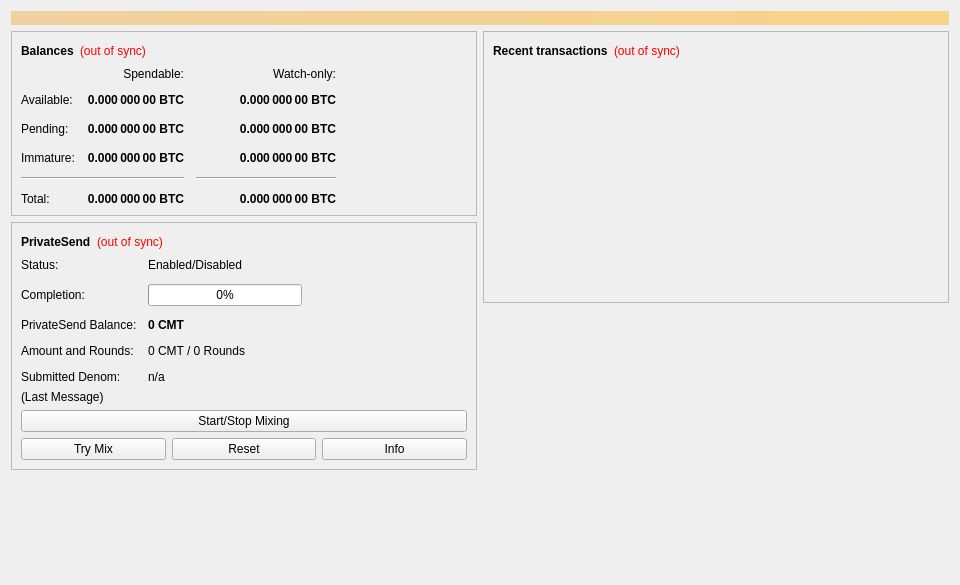
<?xml version="1.0" encoding="UTF-8"?>
<ui version="4.0">
 <class>OverviewPage</class>
 <widget class="QWidget" name="OverviewPage">
  <property name="geometry">
   <rect>
    <x>0</x>
    <y>0</y>
    <width>960</width>
    <height>585</height>
   </rect>
  </property>
  <property name="minimumSize">
   <size>
    <width>960</width>
    <height>0</height>
   </size>
  </property>
  <property name="windowTitle">
   <string>Form</string>
  </property>
  <layout class="QVBoxLayout" name="topLayout">
   <item>
    <widget class="QLabel" name="labelAlerts">
     <property name="visible">
      <bool>false</bool>
     </property>
     <property name="styleSheet">
      <string notr="true">QLabel { background-color: qlineargradient(x1: 0, y1: 0, x2: 1, y2: 0, stop:0 #F0D0A0, stop:1 #F8D488); color:#000000; }</string>
     </property>
     <property name="wordWrap">
      <bool>true</bool>
     </property>
     <property name="margin">
      <number>3</number>
     </property>
     <property name="textInteractionFlags">
      <set>Qt::TextSelectableByMouse</set>
     </property>
    </widget>
   </item>
   <item>
    <layout class="QHBoxLayout" name="horizontalLayout" stretch="1,1">
     <item>
      <layout class="QVBoxLayout" name="verticalLayout_2">
       <item>
        <widget class="QFrame" name="frame">
         <property name="frameShape">
          <enum>QFrame::StyledPanel</enum>
         </property>
         <property name="frameShadow">
          <enum>QFrame::Raised</enum>
         </property>
         <layout class="QVBoxLayout" name="verticalLayout_4">
          <item>
           <layout class="QHBoxLayout" name="horizontalLayout_4">
            <item>
             <widget class="QLabel" name="label_5">
              <property name="font">
               <font>
                <weight>75</weight>
                <bold>true</bold>
               </font>
              </property>
              <property name="text">
               <string>Balances</string>
              </property>
             </widget>
            </item>
            <item>
             <widget class="QLabel" name="labelWalletStatus">
              <property name="toolTip">
               <string>The displayed information may be out of date. Your wallet automatically synchronizes with the Community network after a connection is established, but this process has not completed yet.</string>
              </property>
              <property name="styleSheet">
               <string notr="true">QLabel { color: red; }</string>
              </property>
              <property name="text">
               <string notr="true">(out of sync)</string>
              </property>
              <property name="alignment">
               <set>Qt::AlignLeading|Qt::AlignLeft|Qt::AlignVCenter</set>
              </property>
             </widget>
            </item>
            <item>
             <spacer name="horizontalSpacer_3">
              <property name="orientation">
               <enum>Qt::Horizontal</enum>
              </property>
              <property name="sizeHint" stdset="0">
               <size>
                <width>40</width>
                <height>20</height>
               </size>
              </property>
             </spacer>
            </item>
           </layout>
          </item>
          <item>
           <layout class="QGridLayout" name="gridLayout">
            <property name="spacing">
             <number>12</number>
            </property>
            <item row="2" column="2">
             <widget class="QLabel" name="labelWatchPending">
              <property name="font">
               <font>
                <weight>75</weight>
                <bold>true</bold>
               </font>
              </property>
              <property name="cursor">
               <cursorShape>IBeamCursor</cursorShape>
              </property>
              <property name="toolTip">
               <string>Unconfirmed transactions to watch-only addresses</string>
              </property>
              <property name="text">
               <string notr="true">0.000 000 00 BTC</string>
              </property>
              <property name="alignment">
               <set>Qt::AlignRight|Qt::AlignTrailing|Qt::AlignVCenter</set>
              </property>
              <property name="textInteractionFlags">
               <set>Qt::LinksAccessibleByMouse|Qt::TextSelectableByKeyboard|Qt::TextSelectableByMouse</set>
              </property>
             </widget>
            </item>
            <item row="2" column="1">
             <widget class="QLabel" name="labelUnconfirmed">
              <property name="font">
               <font>
                <weight>75</weight>
                <bold>true</bold>
               </font>
              </property>
              <property name="cursor">
               <cursorShape>IBeamCursor</cursorShape>
              </property>
              <property name="toolTip">
               <string>Total of transactions that have yet to be confirmed, and do not yet count toward the spendable balance</string>
              </property>
              <property name="text">
               <string notr="true">0.000 000 00 BTC</string>
              </property>
              <property name="alignment">
               <set>Qt::AlignRight|Qt::AlignTrailing|Qt::AlignVCenter</set>
              </property>
              <property name="textInteractionFlags">
               <set>Qt::LinksAccessibleByMouse|Qt::TextSelectableByKeyboard|Qt::TextSelectableByMouse</set>
              </property>
             </widget>
            </item>
            <item row="3" column="2">
             <widget class="QLabel" name="labelWatchImmature">
              <property name="font">
               <font>
                <weight>75</weight>
                <bold>true</bold>
               </font>
              </property>
              <property name="cursor">
               <cursorShape>IBeamCursor</cursorShape>
              </property>
              <property name="toolTip">
               <string>Mined balance in watch-only addresses that has not yet matured</string>
              </property>
              <property name="text">
               <string notr="true">0.000 000 00 BTC</string>
              </property>
              <property name="alignment">
               <set>Qt::AlignRight|Qt::AlignTrailing|Qt::AlignVCenter</set>
              </property>
              <property name="textInteractionFlags">
               <set>Qt::LinksAccessibleByMouse|Qt::TextSelectableByKeyboard|Qt::TextSelectableByMouse</set>
              </property>
             </widget>
            </item>
            <item row="4" column="0" colspan="2">
             <widget class="Line" name="lineSpendableBalance">
              <property name="orientation">
               <enum>Qt::Horizontal</enum>
              </property>
             </widget>
            </item>
            <item row="4" column="2">
             <widget class="Line" name="lineWatchBalance">
              <property name="sizePolicy">
               <sizepolicy hsizetype="Preferred" vsizetype="Fixed">
                <horstretch>0</horstretch>
                <verstretch>0</verstretch>
               </sizepolicy>
              </property>
              <property name="minimumSize">
               <size>
                <width>140</width>
                <height>0</height>
               </size>
              </property>
              <property name="orientation">
               <enum>Qt::Horizontal</enum>
              </property>
             </widget>
            </item>
            <item row="5" column="0">
             <widget class="QLabel" name="labelTotalText">
              <property name="text">
               <string>Total:</string>
              </property>
             </widget>
            </item>
            <item row="3" column="1">
             <widget class="QLabel" name="labelImmature">
              <property name="font">
               <font>
                <weight>75</weight>
                <bold>true</bold>
               </font>
              </property>
              <property name="cursor">
               <cursorShape>IBeamCursor</cursorShape>
              </property>
              <property name="toolTip">
               <string>Mined balance that has not yet matured</string>
              </property>
              <property name="text">
               <string notr="true">0.000 000 00 BTC</string>
              </property>
              <property name="alignment">
               <set>Qt::AlignRight|Qt::AlignTrailing|Qt::AlignVCenter</set>
              </property>
              <property name="textInteractionFlags">
               <set>Qt::LinksAccessibleByMouse|Qt::TextSelectableByKeyboard|Qt::TextSelectableByMouse</set>
              </property>
             </widget>
            </item>
            <item row="2" column="3">
             <spacer name="horizontalSpacer_2">
              <property name="orientation">
               <enum>Qt::Horizontal</enum>
              </property>
              <property name="sizeHint" stdset="0">
               <size>
                <width>40</width>
                <height>20</height>
               </size>
              </property>
             </spacer>
            </item>
            <item row="3" column="0">
             <widget class="QLabel" name="labelImmatureText">
              <property name="text">
               <string>Immature:</string>
              </property>
             </widget>
            </item>
            <item row="5" column="1">
             <widget class="QLabel" name="labelTotal">
              <property name="font">
               <font>
                <weight>75</weight>
                <bold>true</bold>
               </font>
              </property>
              <property name="cursor">
               <cursorShape>IBeamCursor</cursorShape>
              </property>
              <property name="toolTip">
               <string>Your current total balance</string>
              </property>
              <property name="text">
               <string notr="true">0.000 000 00 BTC</string>
              </property>
              <property name="alignment">
               <set>Qt::AlignRight|Qt::AlignTrailing|Qt::AlignVCenter</set>
              </property>
              <property name="textInteractionFlags">
               <set>Qt::LinksAccessibleByMouse|Qt::TextSelectableByKeyboard|Qt::TextSelectableByMouse</set>
              </property>
             </widget>
            </item>
            <item row="5" column="2">
             <widget class="QLabel" name="labelWatchTotal">
              <property name="font">
               <font>
                <weight>75</weight>
                <bold>true</bold>
               </font>
              </property>
              <property name="cursor">
               <cursorShape>IBeamCursor</cursorShape>
              </property>
              <property name="toolTip">
               <string>Current total balance in watch-only addresses</string>
              </property>
              <property name="text">
               <string notr="true">0.000 000 00 BTC</string>
              </property>
              <property name="alignment">
               <set>Qt::AlignRight|Qt::AlignTrailing|Qt::AlignVCenter</set>
              </property>
              <property name="textInteractionFlags">
               <set>Qt::LinksAccessibleByMouse|Qt::TextSelectableByKeyboard|Qt::TextSelectableByMouse</set>
              </property>
             </widget>
            </item>
            <item row="0" column="2">
             <widget class="QLabel" name="labelWatchonly">
              <property name="text">
               <string>Watch-only:</string>
              </property>
              <property name="alignment">
               <set>Qt::AlignRight|Qt::AlignTrailing|Qt::AlignVCenter</set>
              </property>
             </widget>
            </item>
            <item row="1" column="0">
             <widget class="QLabel" name="labelBalanceText">
              <property name="text">
               <string>Available:</string>
              </property>
             </widget>
            </item>
            <item row="1" column="1">
             <widget class="QLabel" name="labelBalance">
              <property name="font">
               <font>
                <weight>75</weight>
                <bold>true</bold>
               </font>
              </property>
              <property name="cursor">
               <cursorShape>IBeamCursor</cursorShape>
              </property>
              <property name="toolTip">
               <string>Your current spendable balance</string>
              </property>
              <property name="text">
               <string notr="true">0.000 000 00 BTC</string>
              </property>
              <property name="alignment">
               <set>Qt::AlignRight|Qt::AlignTrailing|Qt::AlignVCenter</set>
              </property>
              <property name="textInteractionFlags">
               <set>Qt::LinksAccessibleByMouse|Qt::TextSelectableByKeyboard|Qt::TextSelectableByMouse</set>
              </property>
             </widget>
            </item>
            <item row="1" column="2">
             <widget class="QLabel" name="labelWatchAvailable">
              <property name="font">
               <font>
                <weight>75</weight>
                <bold>true</bold>
               </font>
              </property>
              <property name="cursor">
               <cursorShape>IBeamCursor</cursorShape>
              </property>
              <property name="toolTip">
               <string>Your current balance in watch-only addresses</string>
              </property>
              <property name="text">
               <string notr="true">0.000 000 00 BTC</string>
              </property>
              <property name="alignment">
               <set>Qt::AlignRight|Qt::AlignTrailing|Qt::AlignVCenter</set>
              </property>
              <property name="textInteractionFlags">
               <set>Qt::LinksAccessibleByMouse|Qt::TextSelectableByKeyboard|Qt::TextSelectableByMouse</set>
              </property>
             </widget>
            </item>
            <item row="2" column="0">
             <widget class="QLabel" name="labelPendingText">
              <property name="text">
               <string>Pending:</string>
              </property>
             </widget>
            </item>
            <item row="0" column="1">
             <widget class="QLabel" name="labelSpendable">
              <property name="text">
               <string>Spendable:</string>
              </property>
              <property name="alignment">
               <set>Qt::AlignRight|Qt::AlignTrailing|Qt::AlignVCenter</set>
              </property>
             </widget>
            </item>
           </layout>
          </item>
         </layout>
        </widget>
       </item>
       <item>
        <widget class="QFrame" name="framePrivateSend">
         <property name="layoutDirection">
          <enum>Qt::LeftToRight</enum>
         </property>
         <property name="frameShape">
          <enum>QFrame::StyledPanel</enum>
         </property>
         <property name="frameShadow">
          <enum>QFrame::Raised</enum>
         </property>
         <layout class="QVBoxLayout" name="VerticalLayout_PS1">
          <item>
           <layout class="QHBoxLayout" name="horizontalLayout_5">
            <item>
             <widget class="QLabel" name="labelPrivateSendHeader">
              <property name="font">
               <font>
                <weight>75</weight>
                <bold>true</bold>
               </font>
              </property>
              <property name="text">
               <string>PrivateSend</string>
              </property>
             </widget>
            </item>
            <item>
             <widget class="QLabel" name="labelPrivateSendSyncStatus">
              <property name="toolTip">
               <string>The displayed information may be out of date. Your wallet automatically synchronizes with the Community network after a connection is established, but this process has not completed yet.</string>
              </property>
              <property name="styleSheet">
               <string notr="true">QLabel { color: red; }</string>
              </property>
              <property name="text">
               <string notr="true">(out of sync)</string>
              </property>
              <property name="alignment">
               <set>Qt::AlignLeading|Qt::AlignLeft|Qt::AlignVCenter</set>
              </property>
             </widget>
            </item>
            <item>
             <spacer name="horizontalSpacer_4">
              <property name="orientation">
               <enum>Qt::Horizontal</enum>
              </property>
              <property name="sizeHint" stdset="0">
               <size>
                <width>40</width>
                <height>20</height>
               </size>
              </property>
             </spacer>
            </item>
           </layout>
          </item>
          <item>
           <layout class="QFormLayout" name="privateSendFormLayout">
            <property name="fieldGrowthPolicy">
             <enum>QFormLayout::AllNonFixedFieldsGrow</enum>
            </property>
            <property name="horizontalSpacing">
             <number>11</number>
            </property>
            <property name="verticalSpacing">
             <number>12</number>
            </property>
            <item row="0" column="0">
             <widget class="QLabel" name="labelPrivateSendEnabledText">
              <property name="text">
               <string>Status:</string>
              </property>
             </widget>
            </item>
            <item row="0" column="1">
             <widget class="QLabel" name="labelPrivateSendEnabled">
              <property name="text">
               <string>Enabled/Disabled</string>
              </property>
             </widget>
            </item>
            <item row="1" column="0">
             <widget class="QLabel" name="labelCompletitionText">
              <property name="text">
               <string>Completion:</string>
              </property>
             </widget>
            </item>
            <item row="1" column="1">
             <widget class="QProgressBar" name="privateSendProgress">
              <property name="maximumSize">
               <size>
                <width>154</width>
                <height>16777215</height>
               </size>
              </property>
              <property name="value">
               <number>0</number>
              </property>
             </widget>
            </item>
            <item row="2" column="0">
             <widget class="QLabel" name="labelAnonymizedText">
              <property name="text">
               <string>PrivateSend Balance:</string>
              </property>
             </widget>
            </item>
            <item row="2" column="1">
             <widget class="QLabel" name="labelAnonymized">
              <property name="font">
               <font>
                <weight>75</weight>
                <bold>true</bold>
               </font>
              </property>
              <property name="text">
               <string notr="true">0 CMT</string>
              </property>
             </widget>
            </item>
            <item row="3" column="0">
             <widget class="QLabel" name="labelAmountAndRoundsText">
              <property name="text">
               <string>Amount and Rounds:</string>
              </property>
             </widget>
            </item>
            <item row="3" column="1">
             <widget class="QLabel" name="labelAmountRounds">
              <property name="text">
               <string>0 CMT / 0 Rounds</string>
              </property>
             </widget>
            </item>
            <item row="4" column="0">
             <widget class="QLabel" name="labelSubmittedDenomText">
              <property name="text">
               <string>Submitted Denom:</string>
              </property>
             </widget>
            </item>
            <item row="4" column="1">
             <widget class="QLabel" name="labelSubmittedDenom">
              <property name="toolTip">
               <string>The denominations you submitted to the Masternode.&lt;br&gt;To mix, other users must submit the exact same denominations.</string>
              </property>
              <property name="text">
               <string>n/a</string>
              </property>
             </widget>
            </item>
           </layout>
          </item>
          <item>
           <layout class="QVBoxLayout" name="VerticalLayout_PS">
            <item>
             <widget class="QLabel" name="labelPrivateSendLastMessage">
              <property name="text">
               <string>(Last Message)</string>
              </property>
              <property name="alignment">
               <set>Qt::AlignLeading|Qt::AlignLeft|Qt::AlignTop</set>
              </property>
              <property name="wordWrap">
               <bool>true</bool>
              </property>
             </widget>
            </item>
            <item>
             <widget class="QPushButton" name="togglePrivateSend">
              <property name="sizePolicy">
               <sizepolicy hsizetype="MinimumExpanding" vsizetype="Fixed">
                <horstretch>0</horstretch>
                <verstretch>0</verstretch>
               </sizepolicy>
              </property>
              <property name="text">
               <string>Start/Stop Mixing</string>
              </property>
             </widget>
            </item>
            <item>
             <layout class="QHBoxLayout" name="horizontalLayout_debugbuttons">
              <item>
               <widget class="QPushButton" name="privateSendAuto">
                <property name="sizePolicy">
                 <sizepolicy hsizetype="MinimumExpanding" vsizetype="Fixed">
                  <horstretch>0</horstretch>
                  <verstretch>0</verstretch>
                 </sizepolicy>
                </property>
                <property name="toolTip">
                 <string>Try to manually submit a PrivateSend request.</string>
                </property>
                <property name="text">
                 <string>Try Mix</string>
                </property>
               </widget>
              </item>
              <item>
               <widget class="QPushButton" name="privateSendReset">
                <property name="sizePolicy">
                 <sizepolicy hsizetype="MinimumExpanding" vsizetype="Fixed">
                  <horstretch>0</horstretch>
                  <verstretch>0</verstretch>
                 </sizepolicy>
                </property>
                <property name="toolTip">
                 <string>Reset the current status of PrivateSend (can interrupt PrivateSend if it's in the process of Mixing, which can cost you money!)</string>
                </property>
                <property name="autoFillBackground">
                 <bool>false</bool>
                </property>
                <property name="text">
                 <string>Reset</string>
                </property>
               </widget>
              </item>
              <item>
               <widget class="QPushButton" name="privateSendInfo">
                <property name="sizePolicy">
                 <sizepolicy hsizetype="MinimumExpanding" vsizetype="Fixed">
                  <horstretch>0</horstretch>
                  <verstretch>0</verstretch>
                 </sizepolicy>
                </property>
                <property name="toolTip">
                 <string>Information about PrivateSend and Mixing</string>
                </property>
                <property name="text">
                 <string>Info</string>
                </property>
               </widget>
              </item>
             </layout>
            </item>
           </layout>
          </item>
         </layout>
        </widget>
       </item>
       <item>
        <spacer name="verticalSpacer">
         <property name="orientation">
          <enum>Qt::Vertical</enum>
         </property>
         <property name="sizeHint" stdset="0">
          <size>
           <width>20</width>
           <height>40</height>
          </size>
         </property>
        </spacer>
       </item>
      </layout>
     </item>
     <item>
      <layout class="QVBoxLayout" name="verticalLayout_3">
       <item>
        <widget class="QFrame" name="frame_2">
         <property name="frameShape">
          <enum>QFrame::StyledPanel</enum>
         </property>
         <property name="frameShadow">
          <enum>QFrame::Raised</enum>
         </property>
         <layout class="QVBoxLayout" name="verticalLayout">
          <item>
           <layout class="QHBoxLayout" name="horizontalLayout_2">
            <item>
             <widget class="QLabel" name="label_4">
              <property name="font">
               <font>
                <weight>75</weight>
                <bold>true</bold>
               </font>
              </property>
              <property name="text">
               <string>Recent transactions</string>
              </property>
             </widget>
            </item>
            <item>
             <widget class="QLabel" name="labelTransactionsStatus">
              <property name="toolTip">
               <string>The displayed information may be out of date. Your wallet automatically synchronizes with the Community network after a connection is established, but this process has not completed yet.</string>
              </property>
              <property name="styleSheet">
               <string notr="true">QLabel { color: red; }</string>
              </property>
              <property name="text">
               <string notr="true">(out of sync)</string>
              </property>
              <property name="alignment">
               <set>Qt::AlignLeading|Qt::AlignLeft|Qt::AlignVCenter</set>
              </property>
             </widget>
            </item>
            <item>
             <spacer name="horizontalSpacer">
              <property name="orientation">
               <enum>Qt::Horizontal</enum>
              </property>
              <property name="sizeHint" stdset="0">
               <size>
                <width>40</width>
                <height>20</height>
               </size>
              </property>
             </spacer>
            </item>
           </layout>
          </item>
          <item>
           <widget class="QListView" name="listTransactions">
            <property name="styleSheet">
             <string notr="true">QListView { background: transparent; }</string>
            </property>
            <property name="frameShape">
             <enum>QFrame::NoFrame</enum>
            </property>
            <property name="verticalScrollBarPolicy">
             <enum>Qt::ScrollBarAlwaysOff</enum>
            </property>
            <property name="horizontalScrollBarPolicy">
             <enum>Qt::ScrollBarAlwaysOff</enum>
            </property>
            <property name="selectionMode">
             <enum>QAbstractItemView::NoSelection</enum>
            </property>
           </widget>
          </item>
         </layout>
        </widget>
       </item>
       <item>
        <spacer name="verticalSpacer_2">
         <property name="orientation">
          <enum>Qt::Vertical</enum>
         </property>
         <property name="sizeHint" stdset="0">
          <size>
           <width>20</width>
           <height>40</height>
          </size>
         </property>
        </spacer>
       </item>
      </layout>
     </item>
    </layout>
   </item>
  </layout>
 </widget>
 <resources/>
 <connections/>
</ui>
